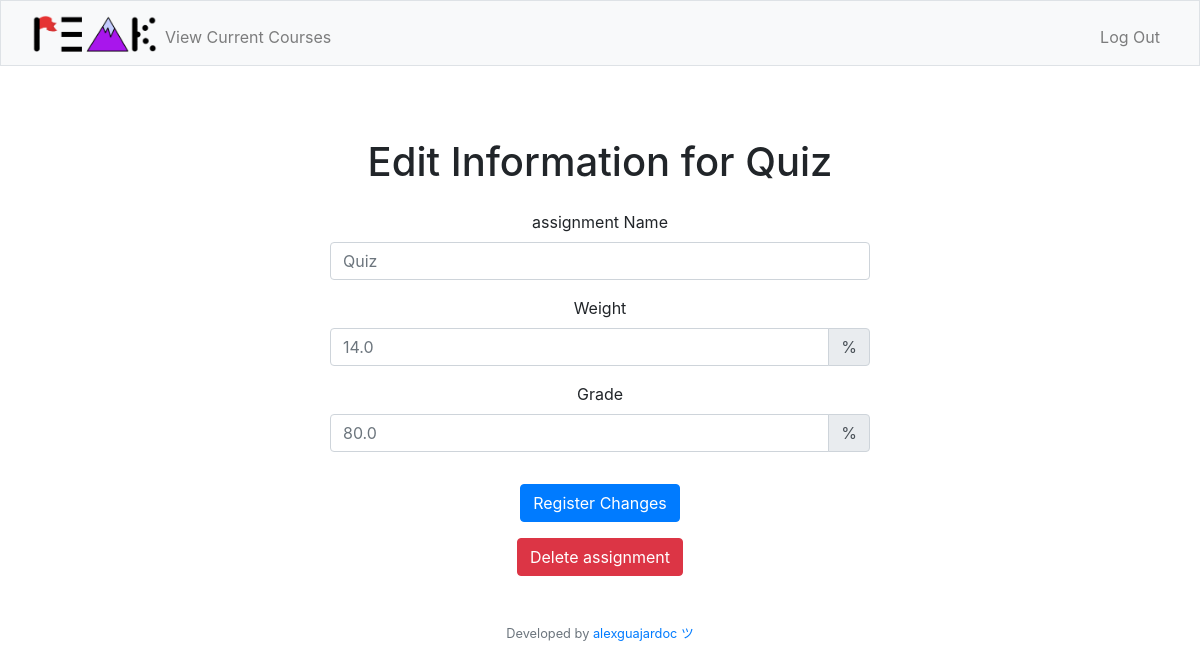
The page /editassignment?assignment=Quiz (signed in) on the database its author committed.
### tables this page shows
CREATE TABLE assignments (assignment_id INTEGER PRIMARY KEY AUTOINCREMENT NOT NULL, assignment_name TEXT NOT NULL, grade REAL NOT NULL, weight REAL NOT NULL, user_id INTEGER, period_id INTEGER, course_id INTEGER, date DATE, FOREIGN KEY (user_id) REFERENCES users(user_id), FOREIGN KEY (period_id) REFERENCES period(period_id), FOREIGN KEY (course_id) REFERENCES courses(course_id));

### app.py (the view)
@app.route('/editassignment', methods=["GET", "POST"])
@login_required
def editassignment():
    if request.method == "POST":
        assignment_name = request.form.get("assignmentname")
        assignment_grade = request.form.get("grade")
        assignment_weight = request.form.get("weight")
        assignment_id = request.form.get("assignmentid")
        cId = crsr.execute("SELECT course_id FROM assignments WHERE assignment_id = ?", (assignment_id,)).fetchall()
        course_name = crsr.execute("SELECT course_name FROM courses WHERE course_id = ?", (cId[0][0],)).fetchall()
        totalweight = crsr.execute("SELECT SUM(weight) FROM assignments WHERE course_id = ? AND user_id = ?", (cId[0][0],session["user_id"])).fetchall()
        oldweight = crsr.execute("SELECT weight FROM assignments WHERE assignment_id = ? AND user_id = ?", (assignment_id,session["user_id"])).fetchall()
        if not totalweight or totalweight[0][0] is None:
            totalweightnew = 0
        else:
            totalweightnew = totalweight[0][0] - oldweight[0][0]
        if float(assignment_weight) + float(totalweightnew) > 100:
            return apology("total weight of assignments exceeds 100%, try again", 400)
        crsr.execute("UPDATE assignments SET assignment_name = ?, grade = ?, weight = ? WHERE assignment_id = ?", (assignment_name, assignment_grade, assignment_weight, assignment_id)).fetchall()
        assignments = crsr.execute("SELECT assignment_name, weight, grade FROM assignments WHERE course_id = ? AND user_id = ?", (cId[0][0],session["user_id"])).fetchall()
        crsr.execute("UPDATE courses SET grade = (SELECT SUM(grade * weight) / SUM(weight) FROM assignments WHERE course_id = ? AND user_id = ?) WHERE course_id = ?", (cId[0][0],session["user_id"],cId[0][0])).fetchall()
        db_connection.commit()
        avg = crsr.execute("SELECT SUM(grade * weight) / SUM(weight) FROM assignments WHERE course_id = ? AND user_id = ?", (cId[0][0],session["user_id"])).fetchall()
        avg2 = crsr.execute("SELECT SUM(0.01 * grade * weight) FROM assignments WHERE course_id = ? AND user_id = ?", (cId[0][0],session["user_id"])).fetchall()
        max = crsr.execute("SELECT SUM(weight) FROM assignments WHERE course_id = ? AND user_id = ?", (cId[0][0],session["user_id"])).fetchall()
        return render_template("assignments.html", course_name=course_name[0][0], assignments=assignments, avg=avg[0][0], avg2=avg2[0][0], max=max[0][0])
    else:
        assignment_name = request.args.get('assignment')
        assignment_id = crsr.execute("SELECT assignment_id FROM assignments WHERE assignment_name = ? AND user_id = ?", (assignment_name,session["user_id"])).fetchall()
        assignments = crsr.execute("SELECT assignment_name, weight, grade FROM assignments WHERE assignment_id = ? AND user_id = ?", (assignment_id[0][0],session["user_id"])).fetchall()
        return render_template("editassignment.html", assignments=assignments, assignment_id=assignment_id[0][0])

### helpers.py (called while the page is built)
def login_required(f):
    @wraps(f)
    def decorated_function(*args, **kwargs):
        if session.get("user_id") is None:
            return redirect("/login")
        return f(*args, **kwargs)
    return decorated_function

### templates/editassignment.html (shortened to what this page needs)
{% extends "layout.html" %}
{% block main %}
<div class="container">
    <h1 class="text-center my-4">Edit Information for {{ assignments[0][0] }}</h1>
    <div class="row justify-content-center">
        <div class="col-lg-6">
            <form action="/editassignment" method="post">
                <div class="form-group">
                    <label for="assignmentname">assignment Name</label>
                    <input autocomplete="off" autofocus class="form-control" id="assignmentname" name="assignmentname" placeholder="{{ assignments[0][0] }}" type="text">
                </div>
                <div class="form-group">
                    <label for="weight">Weight</label>
                    <div class="input-group">
                        <input autocomplete="off" class="form-control" id="weight" name="weight" placeholder="{{ assignments[0][1] }}" type="number" min="0" step="any">
                        <div class="input-group-append">
                            <span class="input-group-text">%</span>
                        </div>
                    </div>
                </div>
                <div class="form-group">
                    <label for="grade">Grade</label>
                    <div class="input-group">
                        <input autocomplete="off" class="form-control" id="grade" name="grade" placeholder="{{ assignments[0][2] }}" type="number" min="0" step="any">
                        <div class="input-group-append">
                            <span class="input-group-text">%</span>
                        </div>
                    </div>
                </div>
                <button class="btn btn-primary mt-3" type="submit">Register Changes</button>
                <br>
            </form>
            <form action="/deleteassignment" method="post" onsubmit="return confirm('Are you COMPLETELY sure you want to delete all data for this assignment? It cannot be recovered');">
                <button class="btn btn-danger mt-3" type="submit">Delete assignment</button>
            </form>
        </div>
    </div>
</div>
{% endblock %}

### static/styles.css (style rules this page uses)
h1 { font-size: 60px; }

### rows shown on the page
assignments: assignment_name "Quiz", assignmentname "Quiz", weight "14.0", grade "80.0"
